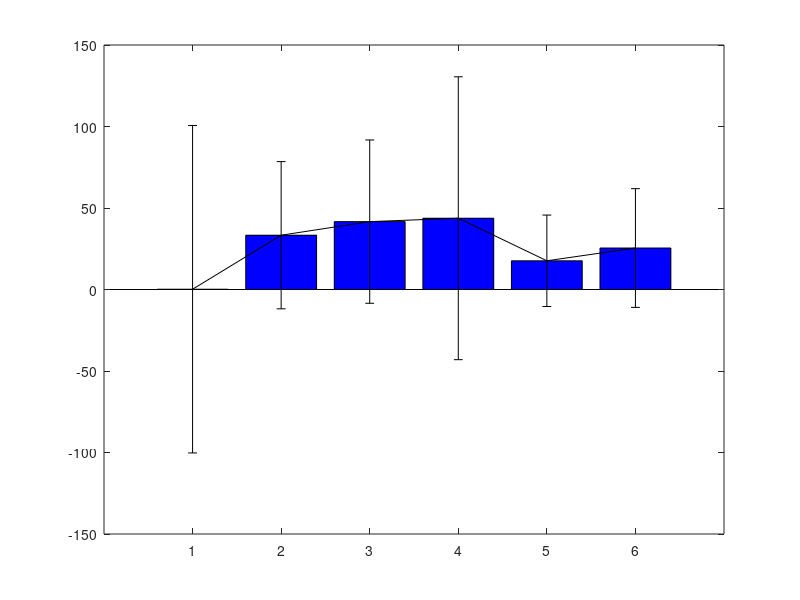

MATLAB code for this plot: (Note: this script raises an error after producing the figure.)
%each column means s1-s6
%each row means a experiment
%each value means pca angle drift on the horizontal
angleResults = importdata('angleResults_small_15.csv')
angles = angleResults.data(); 
a = []; b = []
%remove abnormal data
for i = 1:6
    a = [a mean(angles(:, i))]
    b = [b std(angles(:, i))]
end
figure(1);
bar(a,'b');
hold on;
errorbar(a,b,'k','LineStyle','none');
xlabel('Device','FontSize',14);
ylabel('Angle Drift (degree)','FontSize',14);
title('Horizontal Angle Drift By Average')
set(gca,'xticklabel',{'s1'; 's2'; 's3';'s4';'s5';'s6' })


%each column means s1-s6
%each row means a experiment
%each value means correlation between pca and magnet global data
corResults = importdata('pcaCorResults_small_15.csv')
cors = corResults.data(); 
%remove abnormal data
a = []; b = []
for i = 1:6
    a = [a mean(cors(:, i))]
    b = [b std(cors(:, i))]
end
figure(2);
bar(a,'b');
hold on;
errorbar(a,b,'k','LineStyle','none');
xlabel('Device','FontSize',14);
ylabel('Similarity','FontSize',14);
title('Similarity Between Average Converted Global Data and Magnet Conveted Global Data')
set(gca,'xticklabel',{'s1'; 's2'; 's3';'s4';'s5';'s6' })
